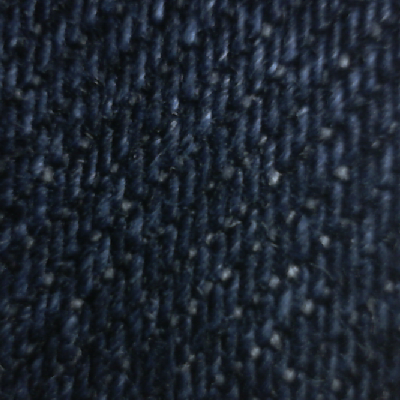
#> input picture data/textures 3/denim/im_1 (17).png, 400 x 400 px; its folder holds only this picture in this run
$ jupyter execute denim.ipynb   (older library calls are emulated)
#> lines starting #> are read from the running program, lines starting #| are printed output that depends on the picture
## Purpose of this notebook

<font size=3> In this notebook we have tested Gabor Filters on a large number of denim fabric images to understand whether it is able to extract significant features from the images or not.

[cell 1]
# Import Libararies
import cv2
import numpy as np
import matplotlib.pyplot as plt
import glob
import os

Printing denim images from 1 to 100

[cell 2]
folder_path = "E:\\Projects vijAI\\Fabric Detection\\Provided Content\\textures 3\\denim"
image_files = glob.glob(os.path.join(folder_path, "*.png"))


def build_gabor_filters():
    filters = []
    ksize = 31  # Size of the filter
    sigma = 4.0  # Standard deviation of the Gaussian envelope
    lambd = 10.0  # Wavelength of the sinusoidal factor
    gamma = 0.5  # Spatial aspect ratio
    psi = 0  # Phase offset

    # Define filters at 45 and 135 degrees
    for theta in np.deg2rad([45, 135]):  # Convert degrees to radians
        kern = cv2.getGaborKernel((ksize, ksize), sigma, theta, lambd, gamma, psi, ktype=cv2.CV_32F)
        filters.append(kern)
    return filters

def process_image_with_gabor(image, filters):
    responses = []
    for kern in filters:
        fimg = cv2.filter2D(image, cv2.CV_8UC3, kern)
        responses.append(fimg)
    return responses


for count,image_name in enumerate(image_files,start=1):
    if count==100:
        break

    # Load the image
    image = cv2.imread(image_name, cv2.IMREAD_GRAYSCALE)
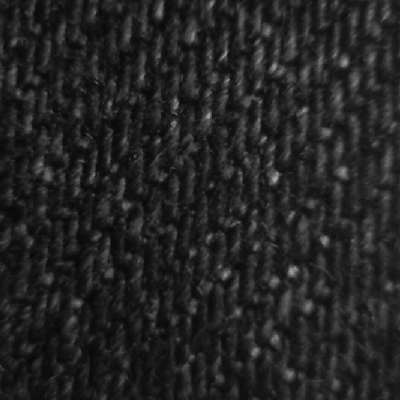
#> image: shape (400, 400); min 9, max 169, mean 35.3

    # Build Gabor filters
    gabor_filters = build_gabor_filters()

    # Process the image with Gabor filters
    responses = process_image_with_gabor(image, gabor_filters)
#> the loop in process_image_with_gabor, `for kern in filters:` made 2 passes
#> pass 1, in process_image_with_gabor, `fimg = cv2.filter2D(image, cv2.CV_8UC3, kern)`:
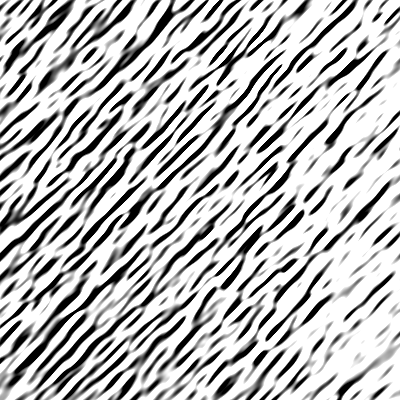
#> fimg: shape (400, 400); min 0, max 255, mean 185.4
#> pass 2, in process_image_with_gabor, `fimg = cv2.filter2D(image, cv2.CV_8UC3, kern)`:
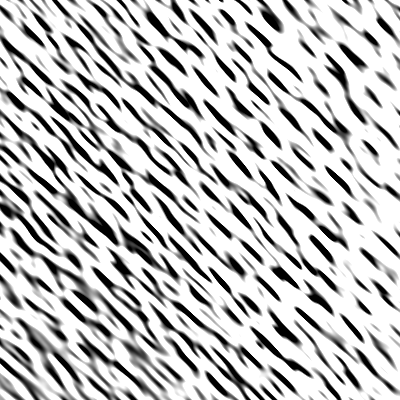
#> fimg: shape (400, 400); min 0, max 255, mean 191.6
#> after the loop in process_image_with_gabor, `for kern in filters:`: responses = 2 items
#> responses = 2 items

    # Display the results
    plt.figure(figsize=(10, 5))
    plt.subplot(1, 3, 1)
    plt.imshow(image, cmap='gray')
    plt.title('Original Image')

    plt.subplot(1, 3, 2)
    plt.imshow(responses[0], cmap='gray')
    plt.title('45 Degree Filter')

    plt.subplot(1, 3, 3)
    plt.imshow(responses[1], cmap='gray')
    plt.title('135 Degree Filter')

    plt.show()
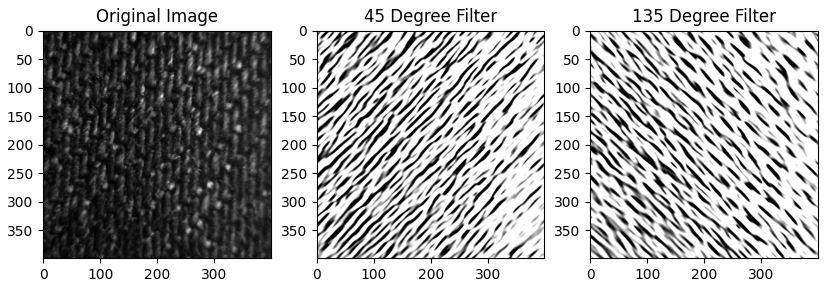
#> figure drawn by matplotlib, 3 panels

$ run again, on data/textures 3/denim/im_3 (31).png
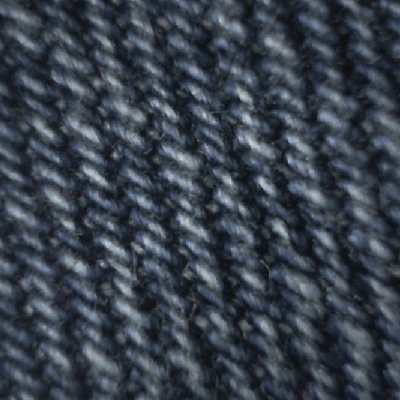
#> input picture data/textures 3/denim/im_3 (31).png, 400 x 400 px
#> the loop in process_image_with_gabor, `for kern in filters:` made 2 passes
#> pass 2, in process_image_with_gabor, `fimg = cv2.filter2D(image, cv2.CV_8UC3, kern)`:
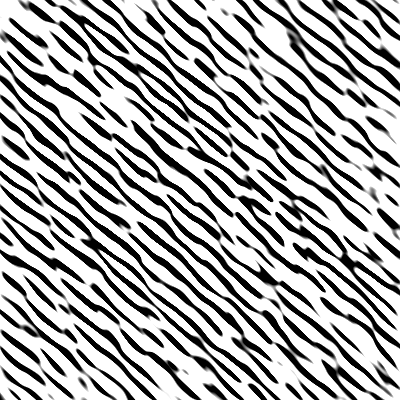
#> fimg: shape (400, 400); min 0, max 255, mean 169.8
#> after the loop in process_image_with_gabor, `for kern in filters:`: responses = 2 items
#> `plt.show()`:
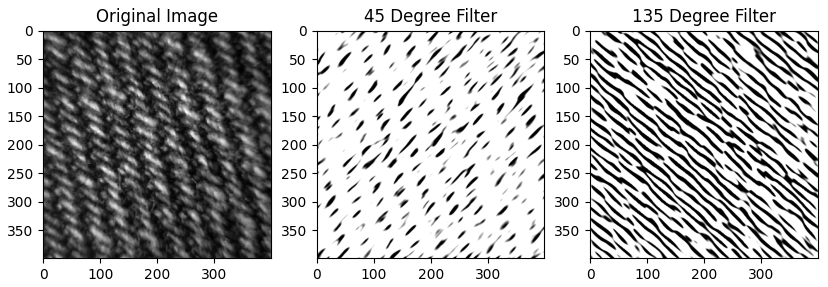
#> figure drawn by matplotlib, 3 panels

$ run again, on data/textures 3/denim/im_3 (32).png
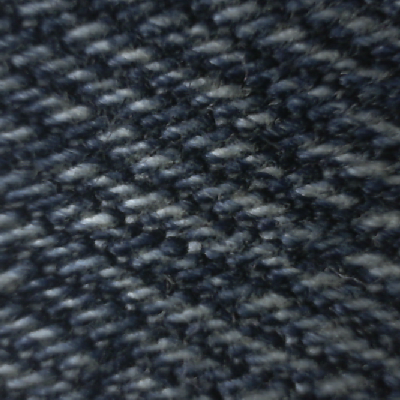
#> input picture data/textures 3/denim/im_3 (32).png, 400 x 400 px
#> the loop in process_image_with_gabor, `for kern in filters:` made 2 passes
#> pass 2, in process_image_with_gabor, `fimg = cv2.filter2D(image, cv2.CV_8UC3, kern)`:
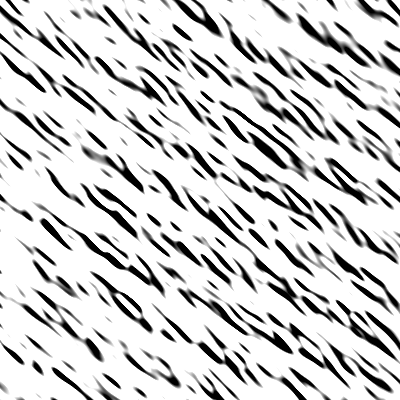
#> fimg: shape (400, 400); min 0, max 255, mean 206.9
#> after the loop in process_image_with_gabor, `for kern in filters:`: responses = 2 items
#> `plt.show()`:
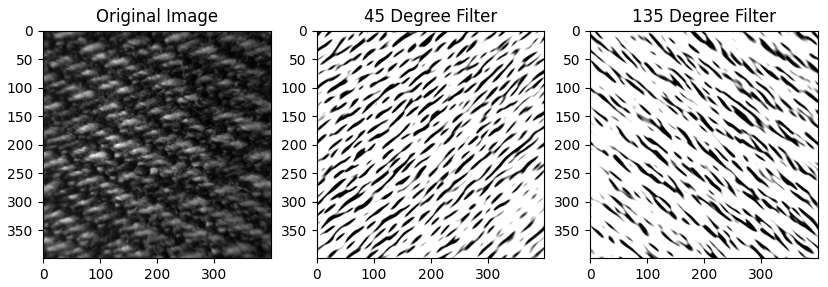
#> figure drawn by matplotlib, 3 panels

$ run again, on data/textures 3/denim/im_3 (41).png
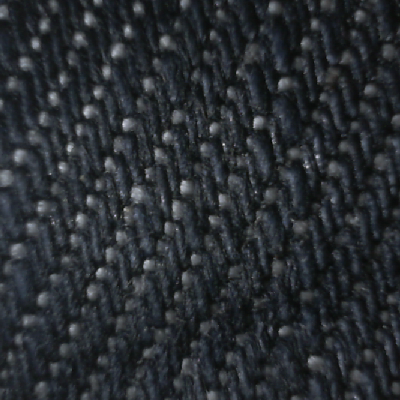
#> input picture data/textures 3/denim/im_3 (41).png, 400 x 400 px
#> the loop in process_image_with_gabor, `for kern in filters:` made 2 passes
#> pass 2, in process_image_with_gabor, `fimg = cv2.filter2D(image, cv2.CV_8UC3, kern)`:
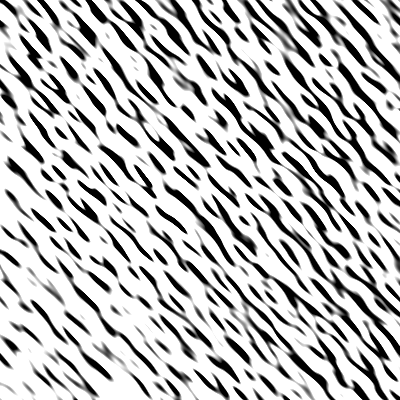
#> fimg: shape (400, 400); min 0, max 255, mean 188
#> after the loop in process_image_with_gabor, `for kern in filters:`: responses = 2 items
#> `plt.show()`:
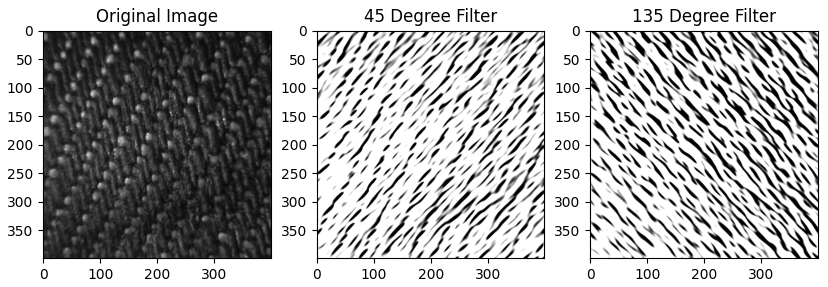
#> figure drawn by matplotlib, 3 panels

$ run again, on data/textures 3/denim/im_2 (46).png
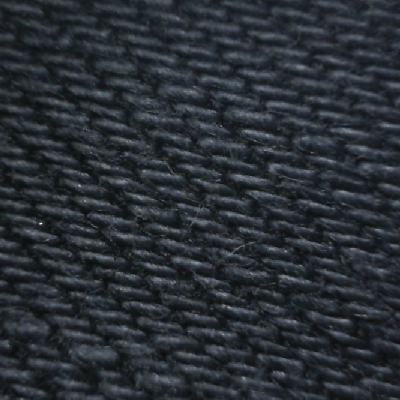
#> input picture data/textures 3/denim/im_2 (46).png, 400 x 400 px
#> after the loop in process_image_with_gabor, `for kern in filters:`: responses = 2 items
#> `plt.show()`:
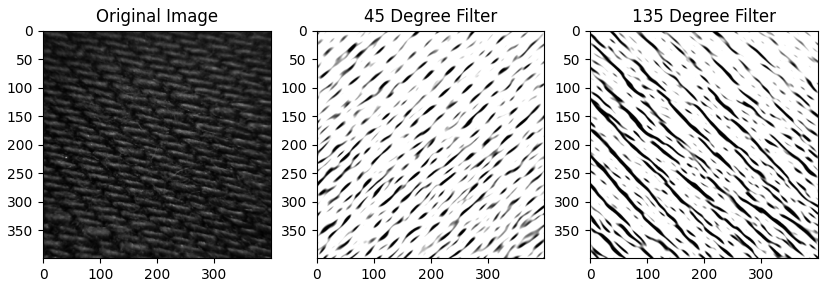
#> figure drawn by matplotlib, 3 panels
